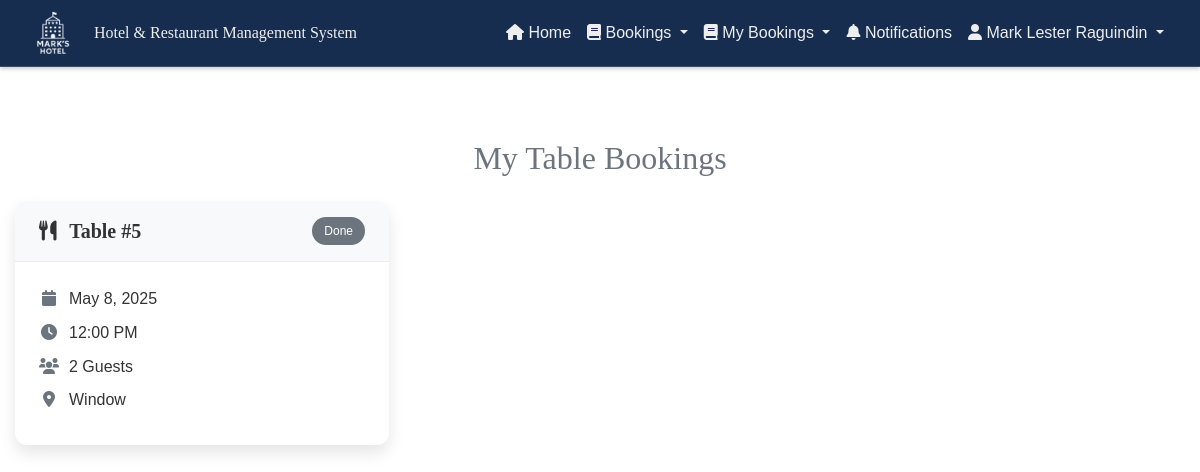
The page /public/tableBookings.php (signed in) on the database as committed earlier.
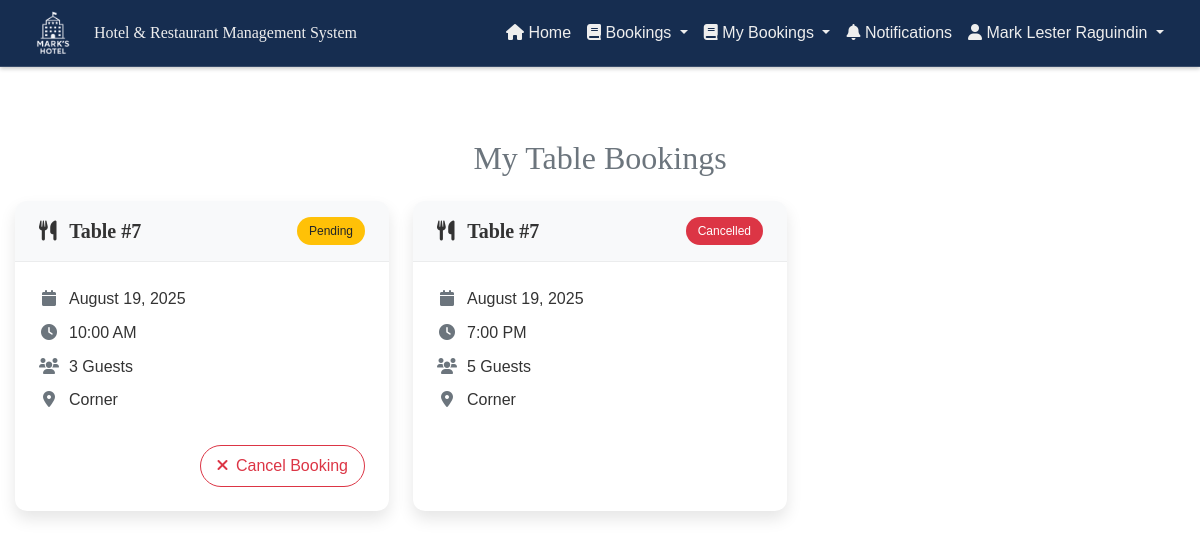
The same page on the database as committed later.
### tables this page shows
CREATE TABLE `table_reservations` (
  `reservation_id` int(11) NOT NULL,
  `table_id` int(11) NOT NULL,
  `reservation_date` date NOT NULL,
  `time_slot` time NOT NULL,
  `guest_count` int(11) NOT NULL,
  `special_requests` text DEFAULT NULL,
  `user_id` int(11) NOT NULL,
  `status` enum('pending','done','cancelled','confirmed') DEFAULT 'pending'
);

CREATE TABLE `restaurant_tables` (
  `table_id` int(11) NOT NULL,
  `table_number` int(11) NOT NULL,
  `capacity` int(11) NOT NULL,
  `position_x` int(11) NOT NULL,
  `position_y` int(11) NOT NULL,
  `location` varchar(255) NOT NULL
);

### controllers/fetchTableReservations.php (called while the page is built, shortened)
<?php
function getTableBookings($con, $user_id) {
    try {
        $query = "SELECT
            tr.reservation_id,
            tr.reservation_date,
            tr.time_slot,
            tr.guest_count,
            tr.special_requests,
            tr.status,
            rt.table_number,
            rt.capacity,
            rt.location
        FROM table_reservations tr
        JOIN restaurant_tables rt ON tr.table_id = rt.table_id
        WHERE tr.user_id = ?
        ORDER BY tr.reservation_date DESC, tr.time_slot ASC";
        $stmt = mysqli_prepare($con, $query);
        mysqli_stmt_bind_param($stmt, "i", $user_id);
        mysqli_stmt_execute($stmt);
        $result = mysqli_stmt_get_result($stmt);
        return mysqli_fetch_all($result, MYSQLI_ASSOC);
    } catch (Exception $e) {
        $_SESSION['error'] = "Error fetching bookings: " . $e->getMessage();
        return [];
    }
}
function getStatusBadgeClass($status) {
    switch(strtolower($status)) {
        case 'pending':
            return 'bg-warning text-dark';
        case 'cancelled':
            return 'bg-danger';
        default:
            return 'bg-secondary';
    }
}
?>

### public/tableBookings.php (the view, shortened to what the changed rows need)
<?php
include '../components/config.php';
include '../controllers/fetchTableReservations.php';
$user_id = $_SESSION['user_id'];
$bookings = getTableBookings($con, $user_id);
?>
<!DOCTYPE html>
<html lang="en">
<head>
    <link href="https://cdn.jsdelivr.net/npm/bootstrap@5.0.2/dist/css/bootstrap.min.css" rel="stylesheet">
    <link rel="stylesheet" href="https://cdnjs.cloudflare.com/ajax/libs/font-awesome/6.0.0-beta3/css/all.min.css" />
    <link rel="stylesheet" href="../css/customAdminHeader.css">
    <link rel="stylesheet" href="../css/clientNavbar.css">
    <link rel="stylesheet" href="../css/home.css">
    <link rel="stylesheet" href="../css/tableBooking.css">
    <link rel="stylesheet" href="https://unpkg.com/swiper/swiper-bundle.min.css">
</head>
<body>
    <div class="container mt-5">
        <h2 class="mb-4 mt-4 text-center card-title text-muted">My Table Bookings</h2>
        <div class="row g-4">
            <?php if (!empty($bookings)): ?>
                <?php foreach ($bookings as $booking): ?>
                    <div class="col-md-6 col-lg-4">
                        <div class="booking-card card h-100">
                            <div class="card-header-custom py-3 px-4 d-flex justify-content-between align-items-center">
                                <h5 class="mb-0 fw-bold">
                                    <i class="fas fa-utensils me-2"></i>
                                    Table #<?php echo htmlspecialchars($booking['table_number']); ?>
                                </h5>
                                <span class="status-badge badge <?php echo getStatusBadgeClass($booking['status']); ?>">
                                    <?php echo ucfirst(htmlspecialchars($booking['status'])); ?>
                                </span>
                            </div>
                            <div class="card-body p-4">
                                <div class="booking-details">
                                    <div class="booking-detail">
                                        <span class="table-icon"><i class="fas fa-calendar"></i></span>
                                        <span class="fw-medium"><?php echo date('F j, Y', strtotime($booking['reservation_date'])); ?></span>
                                    </div>
                                    <div class="booking-detail">
                                        <span class="table-icon"><i class="fas fa-clock"></i></span>
                                        <span><?php echo date('g:i A', strtotime($booking['time_slot'])); ?></span>
                                    </div>
                                    <div class="booking-detail">
                                        <span class="table-icon"><i class="fas fa-users"></i></span>
                                        <span><?php echo htmlspecialchars($booking['guest_count']); ?> Guests</span>
                                    </div>
                                    <div class="booking-detail">
                                        <span class="table-icon"><i class="fas fa-map-marker-alt"></i></span>
                                        <span><?php echo htmlspecialchars($booking['location']); ?></span>
                                    </div>
                                </div>
                            </div>
                            <?php if ($booking['status'] === 'pending'): ?>
                                <div class="card-footer bg-transparent border-0 px-4 pb-4 pt-0 text-end">
                                    <button class="btn btn-outline-danger btn-cancel cancel-booking"
                                            data-id="<?php echo $booking['reservation_id']; ?>">
                                        <i class="fas fa-times me-1"></i> Cancel Booking
                                    </button>
                                </div>
                            <?php endif; ?>
                        </div>
                    </div>
                <?php endforeach; ?>
            <?php endif; ?>
        </div>
    </div>
</body>
</html>

Rows that differ between the two databases and show on the page:
removed table_reservations: table.table_number "5", status "Done", reservation_date "May 8, 2025", time_slot "12:00 PM", guest_count "2", table.location "Window"
added table_reservations: table.table_number "7", status "Pending", reservation_date "August 19, 2025", time_slot "10:00 AM", guest_count "3", table.location "Corner"
added table_reservations: table.table_number "7", status "Cancelled", reservation_date "August 19, 2025", time_slot "7:00 PM", guest_count "5", table.location "Corner"
